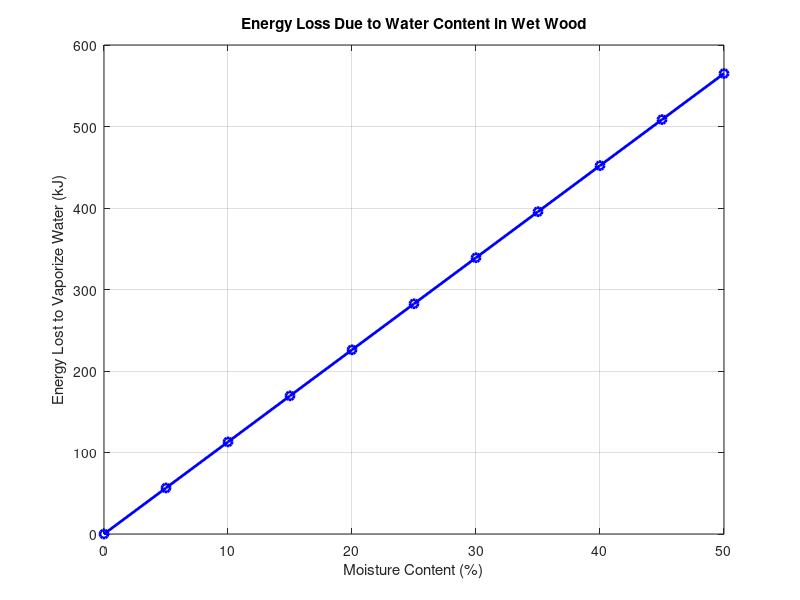

Source code (MATLAB):
% Energy Loss Due to Water Content

% Data
moisture_content = 0:0.05:0.5; % Range of water content from 0% to 50%
latent_heat = 2260; % kJ/kg (latent heat of vaporization for water)
energy_input = 10000; % Total energy input in kJ

% Energy Loss
energy_lost = moisture_content * latent_heat * 0.5; % Simplified energy diversion

% Plot
figure;
plot(moisture_content*100, energy_lost, 'b-o', 'LineWidth', 2);
title('Energy Loss Due to Water Content in Wet Wood');
xlabel('Moisture Content (%)');
ylabel('Energy Lost to Vaporize Water (kJ)');
grid on;
